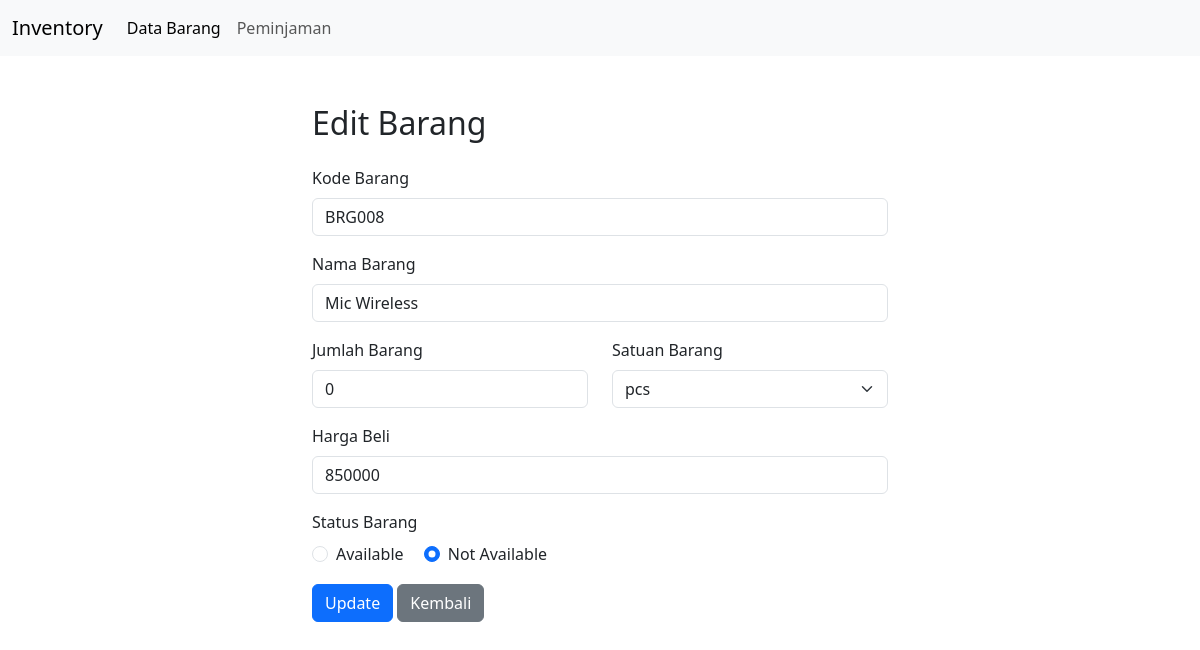
The page /data_barang.php/3 on the database its author committed.
### tables this page shows
CREATE TABLE `tb_inventory` (
  `id_barang` int(10) NOT NULL,
  `kode_barang` varchar(20) NOT NULL,
  `nama_barang` varchar(50) NOT NULL,
  `jumlah_barang` int(10) NOT NULL,
  `satuan_barang` varchar(20) NOT NULL,
  `harga_beli` double(20,2) NOT NULL,
  `status_barang` tinyint(1) NOT NULL
);

### koneksi.php (called while the page is built, shortened)
<?php
$host = $_ENV['MYSQLHOST'];
$user = $_ENV['MYSQLUSER'];
$pass = $_ENV['MYSQLPASSWORD'];
$db   = $_ENV['MYSQLDATABASE'];
$conn = new mysqli($host, $user, $pass, $db);
function getDataById($id){
    global $conn;
    $sql = "SELECT * FROM tb_inventory WHERE id_barang = $id";
    $result = $conn->query($sql);
    if ($result && $result->num_rows > 0) {
        return $result->fetch_assoc();
    } else {
        return [];
    }
}
?>

### data_barang.php (the view, shortened to what this page needs)
<?php
include 'koneksi.php';
$is_edit = false;
if (isset($_SERVER['PATH_INFO'])) {
    $pathInfo = trim($_SERVER['PATH_INFO'], '/');
    $id = intval($pathInfo);
    if (!empty($id)){
        $is_edit = true;
    }
}
$data = [];
if ($is_edit) {
    $data = getDataById($id);
}
?>
<!DOCTYPE html>
<html lang="id">
<head>
    <link href="https://cdn.jsdelivr.net/npm/bootstrap@5.3.0/dist/css/bootstrap.min.css" rel="stylesheet">
</head>
<body>
    <?php include 'layout/nav.php'; ?>
    <main>
        <div class="container mt-5 col-md-6 mx-auto">
            <?php if ($is_edit): ?>
                <h2 class="mb-4">Edit Barang</h2>
            <?php else: ?>
                <h2 class="mb-4">Tambah Barang</h2>
            <?php endif; ?>
            <form method="post">
                <div class="mb-3">
                    <label for="kode_barang" class="form-label">Kode Barang</label>
                    <input type="text" class="form-control" id="kode_barang" name="kode_barang" required value="<?= $data['kode_barang'] ?? null ?>">
                </div>
                <div class="mb-3">
                    <label for="nama_barang" class="form-label">Nama Barang</label>
                    <input type="text" class="form-control" id="nama_barang" name="nama_barang" required value="<?= $data['nama_barang'] ?? null ?>">
                </div>
                <div class="row">
                    <div class="col-md-6 mb-3">
                        <label for="jumlah_barang" class="form-label">Jumlah Barang</label>
                        <input type="number" class="form-control" id="jumlah_barang" name="jumlah_barang" required value="<?= $data['jumlah_barang'] ?? null ?>">
                    </div>
                    <div class="col-md-6 mb-3">
                        <label for="satuan_barang" class="form-label">Satuan Barang</label>
                        <select class="form-select" id="satuan_barang" name="satuan_barang" required>
                            <option value="pcs" <?= isset($data['satuan_barang']) && $data['satuan_barang'] == 'pcs' ? 'selected' : '' ?>>pcs</option>
                        </select>
                    </div>
                </div>
                <div class="mb-3">
                    <label for="harga_beli" class="form-label">Harga Beli</label>
                    <input type="number" class="form-control" id="harga_beli" name="harga_beli" required value="<?= !empty($data['harga_beli']) ? (int) $data['harga_beli'] : '' ?>">
                </div>
                <div class="mb-3">
                    <label for="status_barang" class="form-label">Status Barang</label>
                    <div>
                        <div class="form-check form-check-inline">
                            <input class="form-check-input" type="radio" name="status_barang" id="status_available" value="1" <?= isset($data['status_barang']) && $data['status_barang'] == 1 ? 'checked' : '' ?>>
                            <label class="form-check-label" for="status_available">Available</label>
                        </div>
                        <div class="form-check form-check-inline">
                            <input class="form-check-input" type="radio" name="status_barang" id="status_not_available" value="0" <?= isset($data['status_barang']) && $data['status_barang'] == 0 ? 'checked' : '' ?>>
                            <label class="form-check-label" for="status_not_available">Not Available</label>
                        </div>
                    </div>
                </div>
                <button type="button" class="btn btn-primary" <?= $is_edit ? 'data-type="update"' : 'data-type="save"' ?>><?= $is_edit ? 'Update' : 'Simpan' ?></button>
                <a href="/inventory" class="btn btn-secondary">Kembali</a>
            </form>
        </div>
    </main>
</body>
</html>

### rows shown on the page
tb_inventory: kode_barang "BRG008", nama_barang "Mic Wireless", jumlah_barang "0", satuan_barang "pcs", harga_beli "850000", status_barang "☐ Available", status_barang "☑ Not Available"
